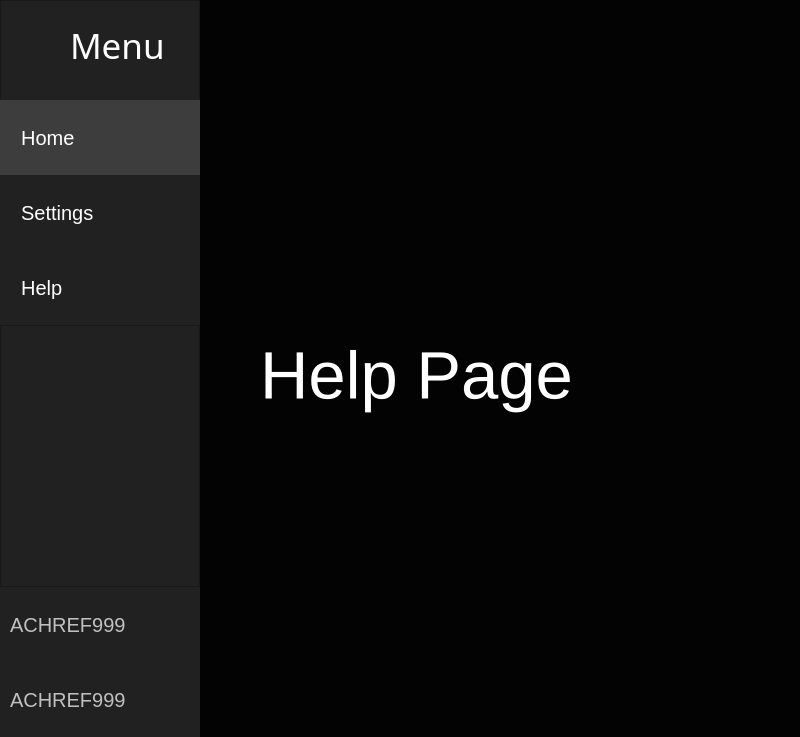
<?xml version="1.0" encoding="UTF-8"?>
<ui version="4.0">
 <class>MainWindow</class>
 <widget class="QMainWindow" name="MainWindow">
  <property name="geometry">
   <rect>
    <x>0</x>
    <y>0</y>
    <width>800</width>
    <height>737</height>
   </rect>
  </property>
  <property name="windowTitle">
   <string>MainWindow</string>
  </property>
  <property name="styleSheet">
   <string notr="true">background-color:#030303</string>
  </property>
  <widget class="QWidget" name="centralwidget">
   <layout class="QHBoxLayout" name="horizontalLayout">
    <property name="spacing">
     <number>0</number>
    </property>
    <property name="leftMargin">
     <number>0</number>
    </property>
    <property name="topMargin">
     <number>0</number>
    </property>
    <property name="rightMargin">
     <number>0</number>
    </property>
    <property name="bottomMargin">
     <number>0</number>
    </property>
    <item>
     <widget class="QWidget" name="widget" native="true">
      <property name="minimumSize">
       <size>
        <width>200</width>
        <height>600</height>
       </size>
      </property>
      <property name="maximumSize">
       <size>
        <width>250</width>
        <height>16777215</height>
       </size>
      </property>
      <property name="styleSheet">
       <string notr="true">background-color:#212121;</string>
      </property>
      <layout class="QVBoxLayout" name="verticalLayout">
       <property name="spacing">
        <number>0</number>
       </property>
       <property name="leftMargin">
        <number>0</number>
       </property>
       <property name="topMargin">
        <number>0</number>
       </property>
       <property name="rightMargin">
        <number>0</number>
       </property>
       <property name="bottomMargin">
        <number>0</number>
       </property>
       <item>
        <widget class="QFrame" name="frame">
         <property name="minimumSize">
          <size>
           <width>200</width>
           <height>325</height>
          </size>
         </property>
         <property name="maximumSize">
          <size>
           <width>250</width>
           <height>16777215</height>
          </size>
         </property>
         <property name="frameShape">
          <enum>QFrame::StyledPanel</enum>
         </property>
         <property name="frameShadow">
          <enum>QFrame::Raised</enum>
         </property>
         <widget class="QLabel" name="label">
          <property name="geometry">
           <rect>
            <x>10</x>
            <y>20</y>
            <width>51</width>
            <height>51</height>
           </rect>
          </property>
          <property name="text">
           <string/>
          </property>
          <property name="pixmap">
           <pixmap>menu.png</pixmap>
          </property>
          <property name="scaledContents">
           <bool>true</bool>
          </property>
         </widget>
         <widget class="QLabel" name="label_2">
          <property name="geometry">
           <rect>
            <x>70</x>
            <y>20</y>
            <width>101</width>
            <height>51</height>
           </rect>
          </property>
          <property name="font">
           <font>
            <family>Segoe MDL2 Assets</family>
            <pointsize>26</pointsize>
            <weight>50</weight>
            <bold>false</bold>
            <kerning>false</kerning>
           </font>
          </property>
          <property name="styleSheet">
           <string notr="true">color:white;
</string>
          </property>
          <property name="text">
           <string>Menu</string>
          </property>
         </widget>
         <widget class="QPushButton" name="pushButton">
          <property name="geometry">
           <rect>
            <x>0</x>
            <y>100</y>
            <width>200</width>
            <height>75</height>
           </rect>
          </property>
          <property name="minimumSize">
           <size>
            <width>200</width>
            <height>0</height>
           </size>
          </property>
          <property name="maximumSize">
           <size>
            <width>250</width>
            <height>16777215</height>
           </size>
          </property>
          <property name="styleSheet">
           <string notr="true">color:white;
font-size:20px;
background-color:#3d3d3d;
border:0px;
margin:0px;
padding:0px;
text-align:left;
padding-left:10px;</string>
          </property>
          <property name="text">
           <string>  Home</string>
          </property>
          <property name="icon">
           <iconset>
            <normaloff>home.png</normaloff>home.png</iconset>
          </property>
          <property name="iconSize">
           <size>
            <width>32</width>
            <height>32</height>
           </size>
          </property>
         </widget>
         <widget class="QPushButton" name="pushButton_2">
          <property name="geometry">
           <rect>
            <x>0</x>
            <y>175</y>
            <width>200</width>
            <height>75</height>
           </rect>
          </property>
          <property name="minimumSize">
           <size>
            <width>200</width>
            <height>0</height>
           </size>
          </property>
          <property name="maximumSize">
           <size>
            <width>250</width>
            <height>16777215</height>
           </size>
          </property>
          <property name="styleSheet">
           <string notr="true">color:white;
font-size:20px;

border:0px;
margin:0px;
padding:0px;
text-align:left;
padding-left:10px;
</string>
          </property>
          <property name="text">
           <string>  Settings</string>
          </property>
          <property name="icon">
           <iconset>
            <normaloff>settings.png</normaloff>settings.png</iconset>
          </property>
          <property name="iconSize">
           <size>
            <width>32</width>
            <height>32</height>
           </size>
          </property>
         </widget>
         <widget class="QPushButton" name="pushButton_3">
          <property name="geometry">
           <rect>
            <x>0</x>
            <y>250</y>
            <width>200</width>
            <height>75</height>
           </rect>
          </property>
          <property name="minimumSize">
           <size>
            <width>200</width>
            <height>0</height>
           </size>
          </property>
          <property name="maximumSize">
           <size>
            <width>250</width>
            <height>16777215</height>
           </size>
          </property>
          <property name="styleSheet">
           <string notr="true">color:white;
font-size:20px;

border:0px;
margin:0px;
padding:0px;
text-align:left;
padding-left:10px;
</string>
          </property>
          <property name="text">
           <string>  Help</string>
          </property>
          <property name="icon">
           <iconset>
            <normaloff>help.png</normaloff>help.png</iconset>
          </property>
          <property name="iconSize">
           <size>
            <width>32</width>
            <height>32</height>
           </size>
          </property>
         </widget>
        </widget>
       </item>
       <item>
        <widget class="QFrame" name="frame_3">
         <property name="minimumSize">
          <size>
           <width>200</width>
           <height>0</height>
          </size>
         </property>
         <property name="maximumSize">
          <size>
           <width>250</width>
           <height>16777215</height>
          </size>
         </property>
         <property name="frameShape">
          <enum>QFrame::StyledPanel</enum>
         </property>
         <property name="frameShadow">
          <enum>QFrame::Raised</enum>
         </property>
        </widget>
       </item>
       <item>
        <widget class="QFrame" name="frame_2">
         <property name="minimumSize">
          <size>
           <width>200</width>
           <height>150</height>
          </size>
         </property>
         <property name="maximumSize">
          <size>
           <width>250</width>
           <height>150</height>
          </size>
         </property>
         <property name="frameShape">
          <enum>QFrame::StyledPanel</enum>
         </property>
         <property name="frameShadow">
          <enum>QFrame::Raised</enum>
         </property>
         <widget class="QPushButton" name="pushButton_4">
          <property name="geometry">
           <rect>
            <x>0</x>
            <y>0</y>
            <width>200</width>
            <height>75</height>
           </rect>
          </property>
          <property name="minimumSize">
           <size>
            <width>200</width>
            <height>0</height>
           </size>
          </property>
          <property name="maximumSize">
           <size>
            <width>250</width>
            <height>16777215</height>
           </size>
          </property>
          <property name="styleSheet">
           <string notr="true">color:#c0c0c0;
font-size:20px;

border:0px;
margin:0px;
padding:0px;
text-align:left;
padding-left:10px;
</string>
          </property>
          <property name="text">
           <string>ACHREF999</string>
          </property>
          <property name="icon">
           <iconset>
            <normaloff>github.png</normaloff>github.png</iconset>
          </property>
          <property name="iconSize">
           <size>
            <width>32</width>
            <height>32</height>
           </size>
          </property>
         </widget>
         <widget class="QPushButton" name="pushButton_5">
          <property name="geometry">
           <rect>
            <x>0</x>
            <y>75</y>
            <width>200</width>
            <height>75</height>
           </rect>
          </property>
          <property name="minimumSize">
           <size>
            <width>200</width>
            <height>0</height>
           </size>
          </property>
          <property name="maximumSize">
           <size>
            <width>250</width>
            <height>16777215</height>
           </size>
          </property>
          <property name="styleSheet">
           <string notr="true">color:#c0c0c0;
font-size:20px;

border:0px;
margin:0px;
padding:0px;
text-align:left;
padding-left:10px;
</string>
          </property>
          <property name="text">
           <string>ACHREF999</string>
          </property>
          <property name="icon">
           <iconset>
            <normaloff>Linkedin.png</normaloff>Linkedin.png</iconset>
          </property>
          <property name="iconSize">
           <size>
            <width>32</width>
            <height>32</height>
           </size>
          </property>
         </widget>
        </widget>
       </item>
      </layout>
     </widget>
    </item>
    <item>
     <widget class="QStackedWidget" name="stackedWidget">
      <property name="currentIndex">
       <number>2</number>
      </property>
      <widget class="QWidget" name="home_page">
       <widget class="QLabel" name="label_3">
        <property name="geometry">
         <rect>
          <x>106</x>
          <y>209</y>
          <width>381</width>
          <height>161</height>
         </rect>
        </property>
        <property name="palette">
         <palette>
          <active>
           <colorrole role="WindowText">
            <brush brushstyle="SolidPattern">
             <color alpha="255">
              <red>255</red>
              <green>255</green>
              <blue>255</blue>
             </color>
            </brush>
           </colorrole>
           <colorrole role="Button">
            <brush brushstyle="SolidPattern">
             <color alpha="255">
              <red>3</red>
              <green>3</green>
              <blue>3</blue>
             </color>
            </brush>
           </colorrole>
           <colorrole role="Text">
            <brush brushstyle="SolidPattern">
             <color alpha="255">
              <red>255</red>
              <green>255</green>
              <blue>255</blue>
             </color>
            </brush>
           </colorrole>
           <colorrole role="Base">
            <brush brushstyle="SolidPattern">
             <color alpha="255">
              <red>3</red>
              <green>3</green>
              <blue>3</blue>
             </color>
            </brush>
           </colorrole>
           <colorrole role="Window">
            <brush brushstyle="SolidPattern">
             <color alpha="255">
              <red>3</red>
              <green>3</green>
              <blue>3</blue>
             </color>
            </brush>
           </colorrole>
           <colorrole role="PlaceholderText">
            <brush brushstyle="SolidPattern">
             <color alpha="128">
              <red>255</red>
              <green>255</green>
              <blue>255</blue>
             </color>
            </brush>
           </colorrole>
          </active>
          <inactive>
           <colorrole role="WindowText">
            <brush brushstyle="SolidPattern">
             <color alpha="255">
              <red>255</red>
              <green>255</green>
              <blue>255</blue>
             </color>
            </brush>
           </colorrole>
           <colorrole role="Button">
            <brush brushstyle="SolidPattern">
             <color alpha="255">
              <red>3</red>
              <green>3</green>
              <blue>3</blue>
             </color>
            </brush>
           </colorrole>
           <colorrole role="Text">
            <brush brushstyle="SolidPattern">
             <color alpha="255">
              <red>255</red>
              <green>255</green>
              <blue>255</blue>
             </color>
            </brush>
           </colorrole>
           <colorrole role="Base">
            <brush brushstyle="SolidPattern">
             <color alpha="255">
              <red>3</red>
              <green>3</green>
              <blue>3</blue>
             </color>
            </brush>
           </colorrole>
           <colorrole role="Window">
            <brush brushstyle="SolidPattern">
             <color alpha="255">
              <red>3</red>
              <green>3</green>
              <blue>3</blue>
             </color>
            </brush>
           </colorrole>
           <colorrole role="PlaceholderText">
            <brush brushstyle="SolidPattern">
             <color alpha="128">
              <red>255</red>
              <green>255</green>
              <blue>255</blue>
             </color>
            </brush>
           </colorrole>
          </inactive>
          <disabled>
           <colorrole role="WindowText">
            <brush brushstyle="SolidPattern">
             <color alpha="255">
              <red>120</red>
              <green>120</green>
              <blue>120</blue>
             </color>
            </brush>
           </colorrole>
           <colorrole role="Button">
            <brush brushstyle="SolidPattern">
             <color alpha="255">
              <red>3</red>
              <green>3</green>
              <blue>3</blue>
             </color>
            </brush>
           </colorrole>
           <colorrole role="Text">
            <brush brushstyle="SolidPattern">
             <color alpha="255">
              <red>120</red>
              <green>120</green>
              <blue>120</blue>
             </color>
            </brush>
           </colorrole>
           <colorrole role="Base">
            <brush brushstyle="SolidPattern">
             <color alpha="255">
              <red>3</red>
              <green>3</green>
              <blue>3</blue>
             </color>
            </brush>
           </colorrole>
           <colorrole role="Window">
            <brush brushstyle="SolidPattern">
             <color alpha="255">
              <red>3</red>
              <green>3</green>
              <blue>3</blue>
             </color>
            </brush>
           </colorrole>
           <colorrole role="PlaceholderText">
            <brush brushstyle="SolidPattern">
             <color alpha="128">
              <red>0</red>
              <green>0</green>
              <blue>0</blue>
             </color>
            </brush>
           </colorrole>
          </disabled>
         </palette>
        </property>
        <property name="font">
         <font>
          <pointsize>50</pointsize>
         </font>
        </property>
        <property name="text">
         <string>Home Page</string>
        </property>
       </widget>
      </widget>
      <widget class="QWidget" name="settings_page">
       <widget class="QLabel" name="label_4">
        <property name="geometry">
         <rect>
          <x>70</x>
          <y>250</y>
          <width>431</width>
          <height>231</height>
         </rect>
        </property>
        <property name="palette">
         <palette>
          <active>
           <colorrole role="WindowText">
            <brush brushstyle="SolidPattern">
             <color alpha="255">
              <red>255</red>
              <green>255</green>
              <blue>255</blue>
             </color>
            </brush>
           </colorrole>
           <colorrole role="Button">
            <brush brushstyle="SolidPattern">
             <color alpha="255">
              <red>3</red>
              <green>3</green>
              <blue>3</blue>
             </color>
            </brush>
           </colorrole>
           <colorrole role="Text">
            <brush brushstyle="SolidPattern">
             <color alpha="255">
              <red>255</red>
              <green>255</green>
              <blue>255</blue>
             </color>
            </brush>
           </colorrole>
           <colorrole role="Base">
            <brush brushstyle="SolidPattern">
             <color alpha="255">
              <red>3</red>
              <green>3</green>
              <blue>3</blue>
             </color>
            </brush>
           </colorrole>
           <colorrole role="Window">
            <brush brushstyle="SolidPattern">
             <color alpha="255">
              <red>3</red>
              <green>3</green>
              <blue>3</blue>
             </color>
            </brush>
           </colorrole>
           <colorrole role="PlaceholderText">
            <brush brushstyle="SolidPattern">
             <color alpha="128">
              <red>255</red>
              <green>255</green>
              <blue>255</blue>
             </color>
            </brush>
           </colorrole>
          </active>
          <inactive>
           <colorrole role="WindowText">
            <brush brushstyle="SolidPattern">
             <color alpha="255">
              <red>255</red>
              <green>255</green>
              <blue>255</blue>
             </color>
            </brush>
           </colorrole>
           <colorrole role="Button">
            <brush brushstyle="SolidPattern">
             <color alpha="255">
              <red>3</red>
              <green>3</green>
              <blue>3</blue>
             </color>
            </brush>
           </colorrole>
           <colorrole role="Text">
            <brush brushstyle="SolidPattern">
             <color alpha="255">
              <red>255</red>
              <green>255</green>
              <blue>255</blue>
             </color>
            </brush>
           </colorrole>
           <colorrole role="Base">
            <brush brushstyle="SolidPattern">
             <color alpha="255">
              <red>3</red>
              <green>3</green>
              <blue>3</blue>
             </color>
            </brush>
           </colorrole>
           <colorrole role="Window">
            <brush brushstyle="SolidPattern">
             <color alpha="255">
              <red>3</red>
              <green>3</green>
              <blue>3</blue>
             </color>
            </brush>
           </colorrole>
           <colorrole role="PlaceholderText">
            <brush brushstyle="SolidPattern">
             <color alpha="128">
              <red>255</red>
              <green>255</green>
              <blue>255</blue>
             </color>
            </brush>
           </colorrole>
          </inactive>
          <disabled>
           <colorrole role="WindowText">
            <brush brushstyle="SolidPattern">
             <color alpha="255">
              <red>120</red>
              <green>120</green>
              <blue>120</blue>
             </color>
            </brush>
           </colorrole>
           <colorrole role="Button">
            <brush brushstyle="SolidPattern">
             <color alpha="255">
              <red>3</red>
              <green>3</green>
              <blue>3</blue>
             </color>
            </brush>
           </colorrole>
           <colorrole role="Text">
            <brush brushstyle="SolidPattern">
             <color alpha="255">
              <red>120</red>
              <green>120</green>
              <blue>120</blue>
             </color>
            </brush>
           </colorrole>
           <colorrole role="Base">
            <brush brushstyle="SolidPattern">
             <color alpha="255">
              <red>3</red>
              <green>3</green>
              <blue>3</blue>
             </color>
            </brush>
           </colorrole>
           <colorrole role="Window">
            <brush brushstyle="SolidPattern">
             <color alpha="255">
              <red>3</red>
              <green>3</green>
              <blue>3</blue>
             </color>
            </brush>
           </colorrole>
           <colorrole role="PlaceholderText">
            <brush brushstyle="SolidPattern">
             <color alpha="128">
              <red>0</red>
              <green>0</green>
              <blue>0</blue>
             </color>
            </brush>
           </colorrole>
          </disabled>
         </palette>
        </property>
        <property name="font">
         <font>
          <pointsize>50</pointsize>
         </font>
        </property>
        <property name="text">
         <string>Settings Page</string>
        </property>
       </widget>
      </widget>
      <widget class="QWidget" name="help_page">
       <widget class="QLabel" name="label_5">
        <property name="geometry">
         <rect>
          <x>60</x>
          <y>280</y>
          <width>511</width>
          <height>191</height>
         </rect>
        </property>
        <property name="palette">
         <palette>
          <active>
           <colorrole role="WindowText">
            <brush brushstyle="SolidPattern">
             <color alpha="255">
              <red>255</red>
              <green>255</green>
              <blue>255</blue>
             </color>
            </brush>
           </colorrole>
           <colorrole role="Button">
            <brush brushstyle="SolidPattern">
             <color alpha="255">
              <red>3</red>
              <green>3</green>
              <blue>3</blue>
             </color>
            </brush>
           </colorrole>
           <colorrole role="Text">
            <brush brushstyle="SolidPattern">
             <color alpha="255">
              <red>255</red>
              <green>255</green>
              <blue>255</blue>
             </color>
            </brush>
           </colorrole>
           <colorrole role="Base">
            <brush brushstyle="SolidPattern">
             <color alpha="255">
              <red>3</red>
              <green>3</green>
              <blue>3</blue>
             </color>
            </brush>
           </colorrole>
           <colorrole role="Window">
            <brush brushstyle="SolidPattern">
             <color alpha="255">
              <red>3</red>
              <green>3</green>
              <blue>3</blue>
             </color>
            </brush>
           </colorrole>
           <colorrole role="PlaceholderText">
            <brush brushstyle="SolidPattern">
             <color alpha="128">
              <red>255</red>
              <green>255</green>
              <blue>255</blue>
             </color>
            </brush>
           </colorrole>
          </active>
          <inactive>
           <colorrole role="WindowText">
            <brush brushstyle="SolidPattern">
             <color alpha="255">
              <red>255</red>
              <green>255</green>
              <blue>255</blue>
             </color>
            </brush>
           </colorrole>
           <colorrole role="Button">
            <brush brushstyle="SolidPattern">
             <color alpha="255">
              <red>3</red>
              <green>3</green>
              <blue>3</blue>
             </color>
            </brush>
           </colorrole>
           <colorrole role="Text">
            <brush brushstyle="SolidPattern">
             <color alpha="255">
              <red>255</red>
              <green>255</green>
              <blue>255</blue>
             </color>
            </brush>
           </colorrole>
           <colorrole role="Base">
            <brush brushstyle="SolidPattern">
             <color alpha="255">
              <red>3</red>
              <green>3</green>
              <blue>3</blue>
             </color>
            </brush>
           </colorrole>
           <colorrole role="Window">
            <brush brushstyle="SolidPattern">
             <color alpha="255">
              <red>3</red>
              <green>3</green>
              <blue>3</blue>
             </color>
            </brush>
           </colorrole>
           <colorrole role="PlaceholderText">
            <brush brushstyle="SolidPattern">
             <color alpha="128">
              <red>255</red>
              <green>255</green>
              <blue>255</blue>
             </color>
            </brush>
           </colorrole>
          </inactive>
          <disabled>
           <colorrole role="WindowText">
            <brush brushstyle="SolidPattern">
             <color alpha="255">
              <red>120</red>
              <green>120</green>
              <blue>120</blue>
             </color>
            </brush>
           </colorrole>
           <colorrole role="Button">
            <brush brushstyle="SolidPattern">
             <color alpha="255">
              <red>3</red>
              <green>3</green>
              <blue>3</blue>
             </color>
            </brush>
           </colorrole>
           <colorrole role="Text">
            <brush brushstyle="SolidPattern">
             <color alpha="255">
              <red>120</red>
              <green>120</green>
              <blue>120</blue>
             </color>
            </brush>
           </colorrole>
           <colorrole role="Base">
            <brush brushstyle="SolidPattern">
             <color alpha="255">
              <red>3</red>
              <green>3</green>
              <blue>3</blue>
             </color>
            </brush>
           </colorrole>
           <colorrole role="Window">
            <brush brushstyle="SolidPattern">
             <color alpha="255">
              <red>3</red>
              <green>3</green>
              <blue>3</blue>
             </color>
            </brush>
           </colorrole>
           <colorrole role="PlaceholderText">
            <brush brushstyle="SolidPattern">
             <color alpha="128">
              <red>0</red>
              <green>0</green>
              <blue>0</blue>
             </color>
            </brush>
           </colorrole>
          </disabled>
         </palette>
        </property>
        <property name="font">
         <font>
          <pointsize>50</pointsize>
         </font>
        </property>
        <property name="text">
         <string>Help Page</string>
        </property>
       </widget>
      </widget>
     </widget>
    </item>
   </layout>
  </widget>
 </widget>
 <resources/>
 <connections/>
</ui>
